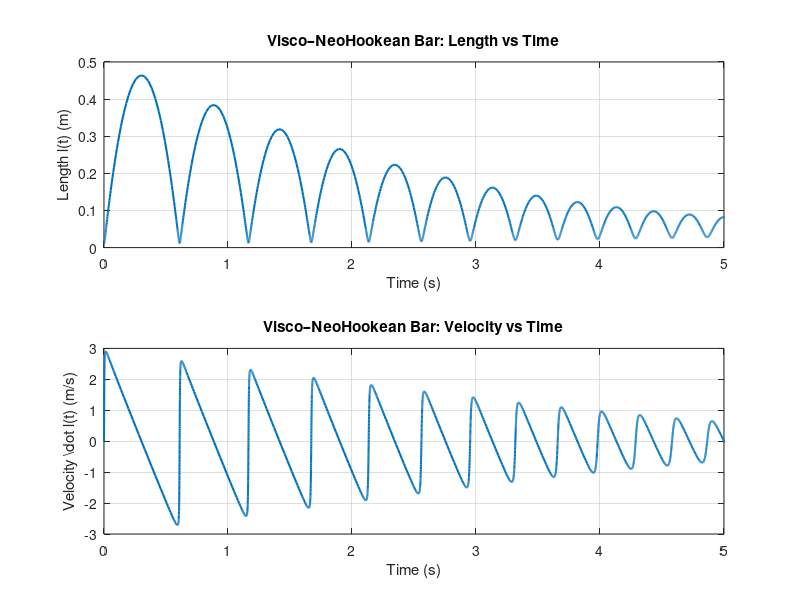
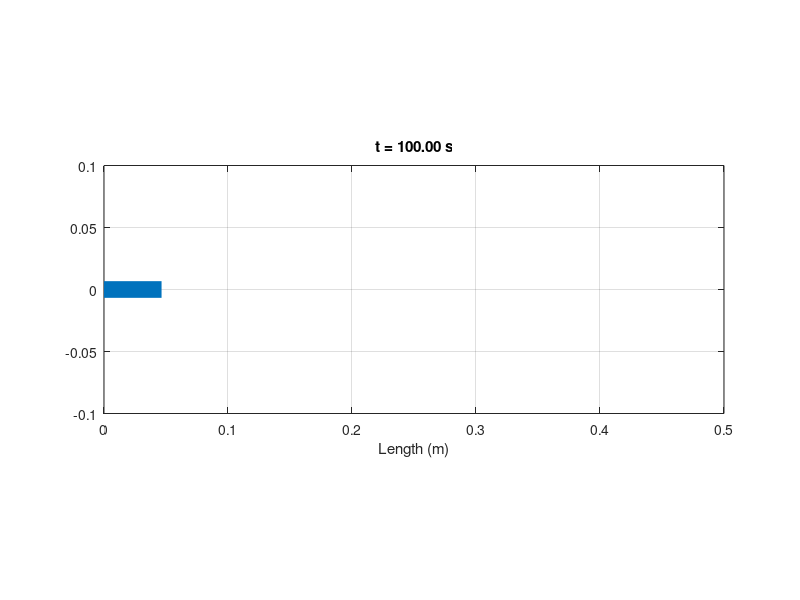

Here is the MATLAB script that generated these plots, in order:
% viscoNeoHookeanAnimation.m
% -------------------------------------------------------------------------
% 1D Visco–NeoHookean bar with Kelvin–Voigt rheology, inertial mass, ODE45
% integration, plotting, and simple animation.
% -------------------------------------------------------------------------

clear; clc; close all;

%% 1) PARAMETERS (fill in your values)
m    = 0.1;        % mass [kg]
G    = 1e4;        % shear modulus [Pa]
eta  = 50;         % viscosity [Pa·s]
A0   = 1e-4;       % reference cross-sectional area [m^2]
l0   = 0.01;       % reference length [m]

% External force as a function of time (examples shown; pick one)
Fext = @(t) 0;                 % zero load
% Fext = @(t) 1.0 * (t>0.1);    % step of 1 N at t = 0.1 s
% Fext = @(t) 0.5*sin(2*pi*5*t);% 5 Hz sinusoidal

%% 2) INITIAL CONDITIONS
l_init = l0;   % start at rest length
v_init = 0;    % zero initial velocity
x0     = [l_init; v_init];

%% 3) DEFINE THE ODE SYSTEM
% State x = [ l ; v ]
odefun = @(t, x) [ 
    x(2);  % dl/dt = v
    ( Fext(t) ...
      - A0*G*(1 - (l0^2)/(x(1)^3)) ...   % elastic Neo-Hookean force
      - eta*A0*( x(2)/x(1) ) ...         % viscous dash‐pot force
    ) / m
];

%% 4) INTEGRATE WITH ODE45
tspan = [0, 100.0];  % simulate from 0 to 1 s
opts  = odeset('RelTol',1e-6,'AbsTol',1e-8);
[t, x] = ode45(odefun, tspan, x0, opts);

l = x(:,1);  % length vs time
v = x(:,2);  % velocity vs time

%% 5) PLOT RESULTS
figure(1);
subplot(2,1,1);
plot(t, l, 'LineWidth',1.5);
xlabel('Time (s)');
xlim([0, 2*l0*250])
ylabel('Length l(t) (m)');
title('Visco–NeoHookean Bar: Length vs Time');
grid on;

subplot(2,1,2);
plot(t, v, 'LineWidth',1.5);
xlabel('Time (s)');
xlim([0, 2*l0*250])
ylabel('Velocity \dot l(t) (m/s)');
title('Visco–NeoHookean Bar: Velocity vs Time');
grid on;

%% 6) UNIFORM‐TIME ANIMATION (e.g. 30 fps)
fps     = 30;                   % frames per second
dt_anim = 1/fps;                % uniform time step for animation
t_anim  = 0:dt_anim:t(end);     % from t=0 to t_final
l_anim  = interp1(t, l, t_anim);% stretch resampled at uniform times

figure(2);
hBar = plot([0, l_anim(1)], [0, 0], 'LineWidth', 12);
axis equal;
xlim([0, 2*l0*25]);    % or whatever you like
ylim([-0.1, 0.1]);
xlabel('Length (m)');
grid on;

for k = 1:numel(t_anim)
    set(hBar, 'XData', [0, l_anim(k)]);
    title(sprintf('t = %.2f s', t_anim(k)));
    drawnow;
    pause(dt_anim);
end

%% 7) OPTIONAL: RECORD AN MP4 VIDEO
% Uncomment this block if you want to save the animation to 'bar_stretch.mp4'.
%
% vw = VideoWriter('bar_stretch.mp4','MPEG-4');
% open(vw);
% figure(3);
% hBar2 = plot([0, l(1)], [0, 0], 'LineWidth', 12);
% axis equal; xlim([0, 1.5*l0]); ylim([-0.1, 0.1]);
% xlabel('Length (m)'); grid on;
% for k = 1:length(t)
%     set(hBar2, 'XData', [0, l(k)]);
%     title(sprintf('t = %.2f s', t(k)));
%     frame = getframe(gcf);
%     writeVideo(vw, frame);
% end
% close(vw);
